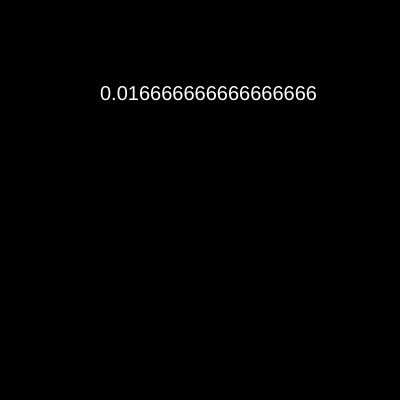
Frame 1 (no input)
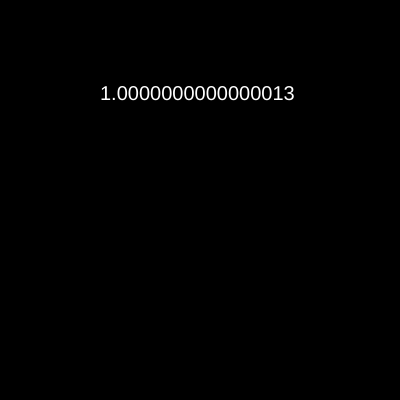
Frame 60 (no input)
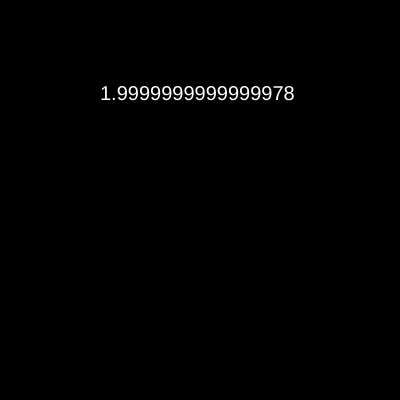
Frame 120 (the mouse pressed at the canvas centre since frame 60)

The p5.js sketch that drew these frames (run headless with seeded random() and noise() and a simulated clock; from frame 60 on, the mouse is pressed at the canvas centre):

// p5.js sketch
// ── sketch.js

var speed = 0;
var t = 0;


function setup() {
  createCanvas(400,400)
}

function draw() {
  background(0);
  t+= 1/60;

  fill(255);
  textSize(20);
  text(t, 100, 100);
}
